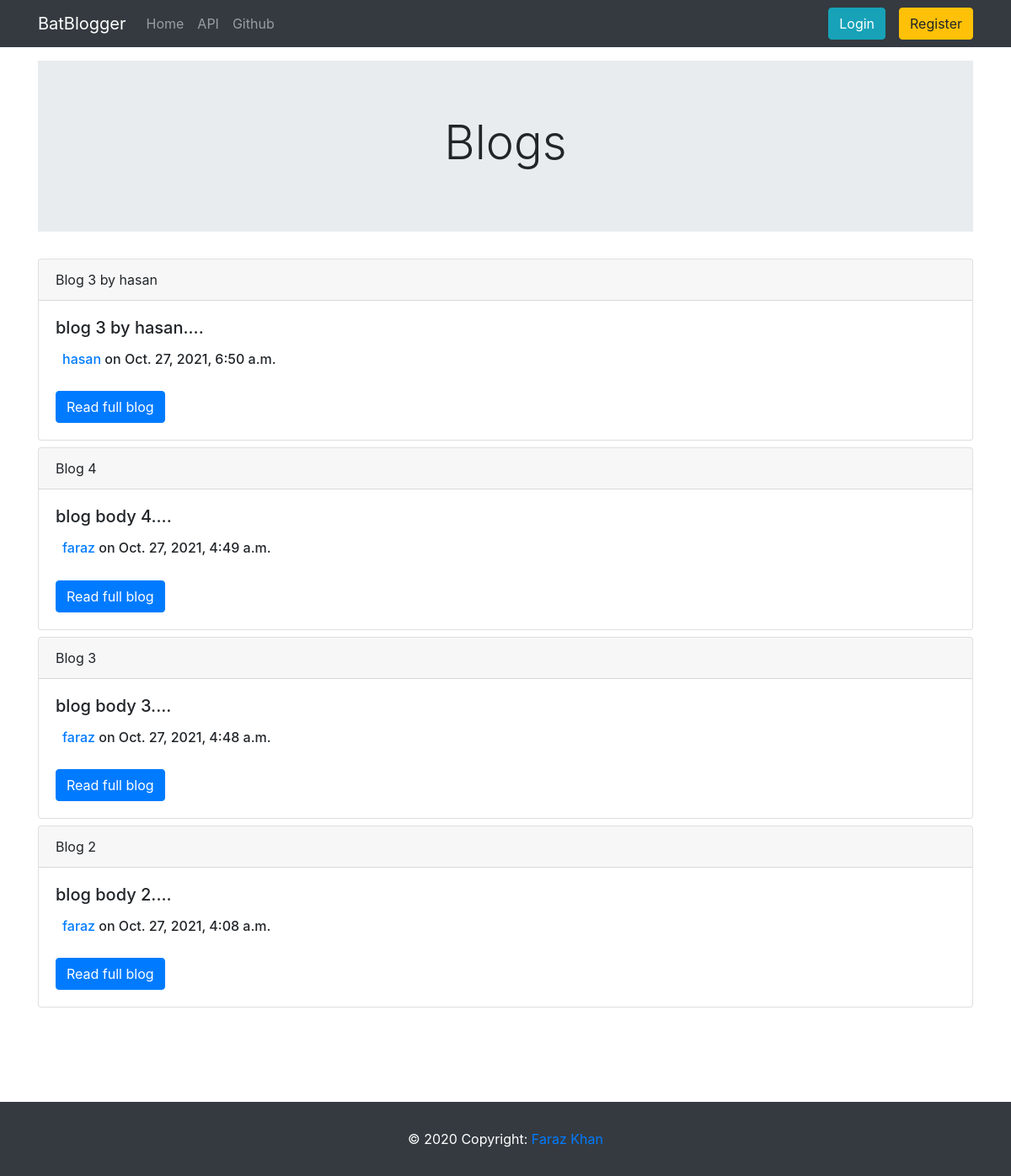
The app's page /, older data.
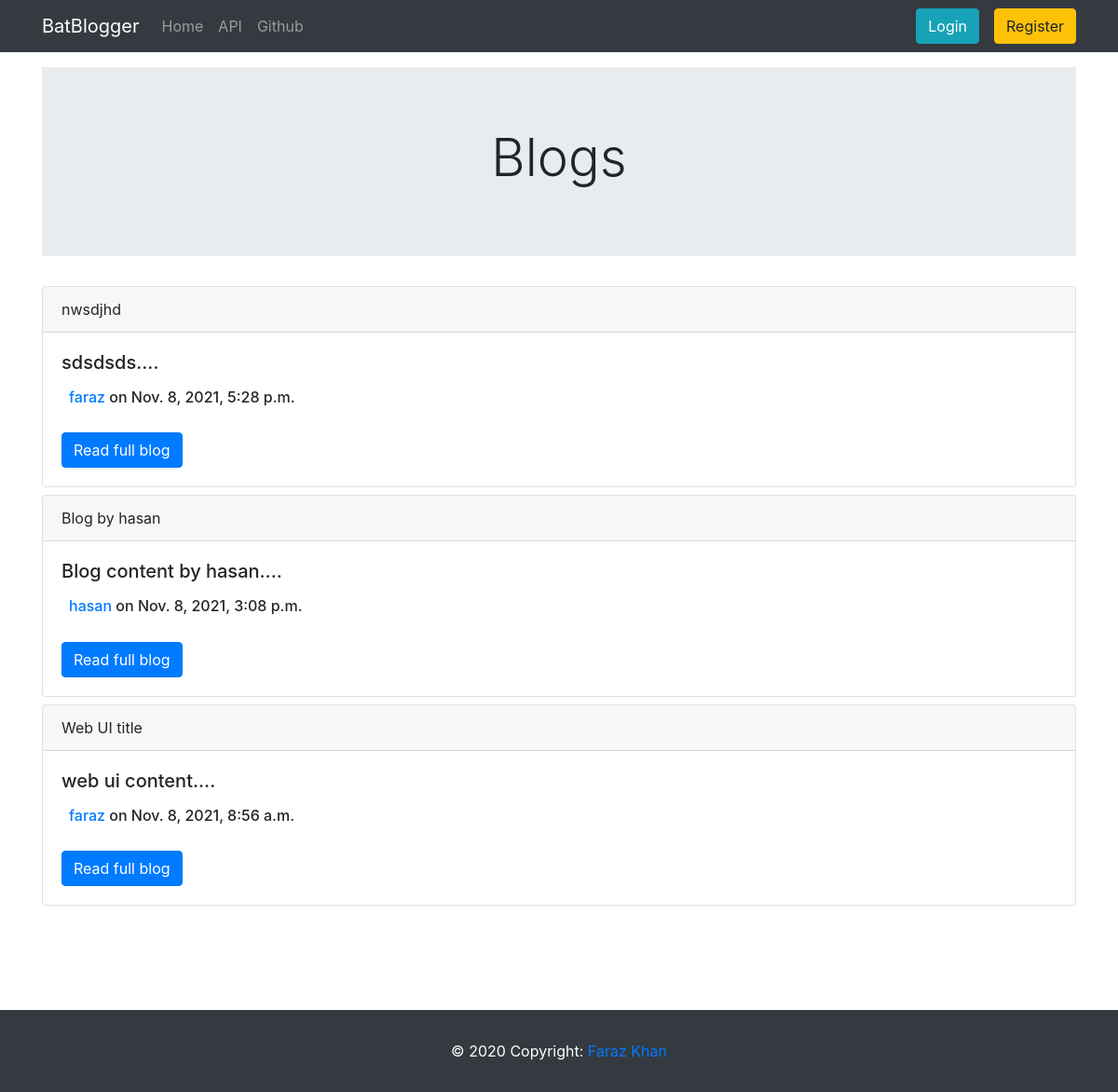
The same page, newer data.
### blog/models.py (models this page shows, shortened)
class Blog(models.Model):
    title = models.CharField(max_length=100, blank=True, default='')
    content = models.CharField(max_length=200, blank=True, default='')
    author = models.ForeignKey(User,related_name='blogs',on_delete=models.CASCADE)
    created_on = models.DateTimeField(default=timezone.now)

### webui/views.py (the view)
# urls.py: path('',BlogView.as_view(),name='home'),
class BlogView(ListView):
    model = Blog
    template_name = "home.html"
    ordering = ['-created_on']

### templates/home.html (shortened to what this page needs)
{% extends 'base.html' %}
{% load static %}
{% block content %}
<div style="margin-bottom:200px;" class="container">
<div class="mt-3 jumbotron jumbotron-fluid">
    <div class="container text-center">
      <h1 class="display-4">Blogs</h1>
    </div>
</div>
{% for blog in object_list %}
    <div class="card my-2">
        <div class="card-header">
          {{blog.title}}
        </div>
        <div class="card-body">
          <h5 class="card-text">{{blog.content}}....</h5>
          <div class="row mx-1 my-3">
            <h6 class="card-title ml-1"><a href="{% url 'profile' blog.author %}">{{blog.author}}</a> on {{blog.created_on}}</h6>
          </div>
          <a href="{% url 'ui-blog-detail' blog.id %}" class="btn btn-primary">Read full blog</a>
        </div>
    </div>
    {% endfor %}
{% endblock content %}

### templates/base.html (shortened to what this page needs)
{% load static %}
<!doctype html>
<html lang="en">
  <head>
    <link rel="stylesheet" href="https://cdn.jsdelivr.net/npm/bootstrap@4.5.3/dist/css/bootstrap.min.css">
  </head>
  <body>
    <nav class="sticky-top navbar navbar-expand-lg navbar-dark bg-dark">
        <div class="container">
            <a class="navbar-brand" href="#">BatBlogger </a>
            <div class="collapse navbar-collapse" id="navbarText">
              <ul class="navbar-nav mr-auto">
                <li class="nav-item">
                  <a class="nav-link" href="/">Home</a>
                </li>
                <li class="nav-item">
                  <a class="nav-link" href="/api/blogs/">API</a>
                </li>
                <li class="nav-item">
                  <a class="nav-link" href="#">Github</a>
                </li>
              </ul>
              {% if user.is_authenticated %}
              <a class="btn btn-success" href="/new">Post</a>
              <a class="btn btn-info ml-3" href="{% url 'profile' user.username %}">Profile</a>
              <a class="btn btn-warning ml-3" href="/logout/">Logout</a>
              {% else %}
              <a class="btn btn-info" href="/login/">Login</a>
              <a class="btn btn-warning ml-3" href="/register/">Register</a>
              {% endif %}
            </div>
        </div>
      </nav>
    {% block content %}
    {% endblock content %}
<footer class="pt-5 fixed-bottom">
    <nav class="navbar navbar-expand-lg navbar-dark bg-dark">
        <div class="py-2 container text-center">
        <div class="m-auto text-white text-center py-3">© 2020 Copyright:
            <a href="#"> Faraz Khan</a>
        </div>
        </div>
    </nav>
  </footer>
  </body>
</html>

Row changes from the older to the newer data that the page shows:
removed Blog: title "Blog 3 by hasan", content "blog 3 by hasan", author "hasan", created_on "Oct. 27, 2021, 6:50 a.m."
removed Blog: title "Blog 4", content "blog body 4", author "faraz", created_on "Oct. 27, 2021, 4:49 a.m."
removed Blog: title "Blog 3", content "blog body 3", author "faraz", created_on "Oct. 27, 2021, 4:48 a.m."
removed Blog: title "Blog 2", content "blog body 2", author "faraz", created_on "Oct. 27, 2021, 4:08 a.m."
added Blog: title "nwsdjhd", content "sdsdsds", author "faraz", created_on "Nov. 8, 2021, 5:28 p.m."
added Blog: title "Blog by hasan", content "Blog content by hasan", author "hasan", created_on "Nov. 8, 2021, 3:08 p.m."
added Blog: title "Web UI title", content "web ui content", author "faraz", created_on "Nov. 8, 2021, 8:56 a.m."
